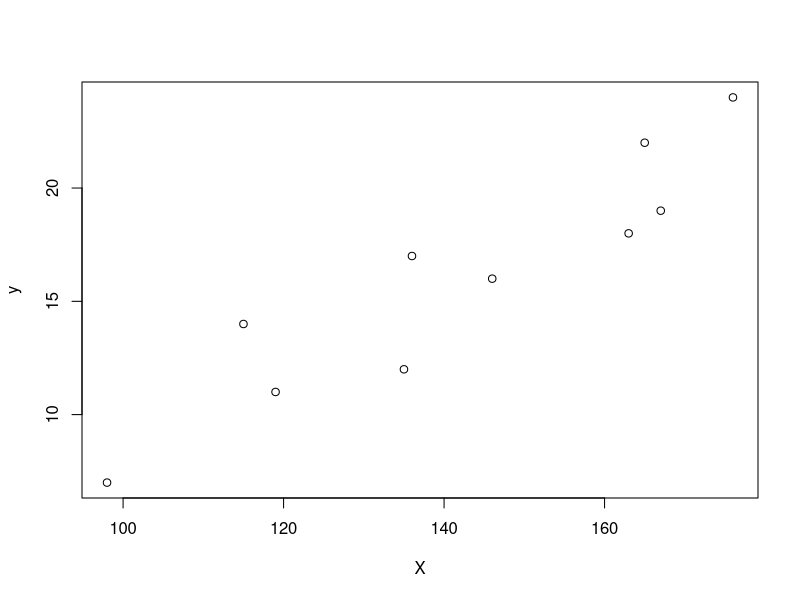
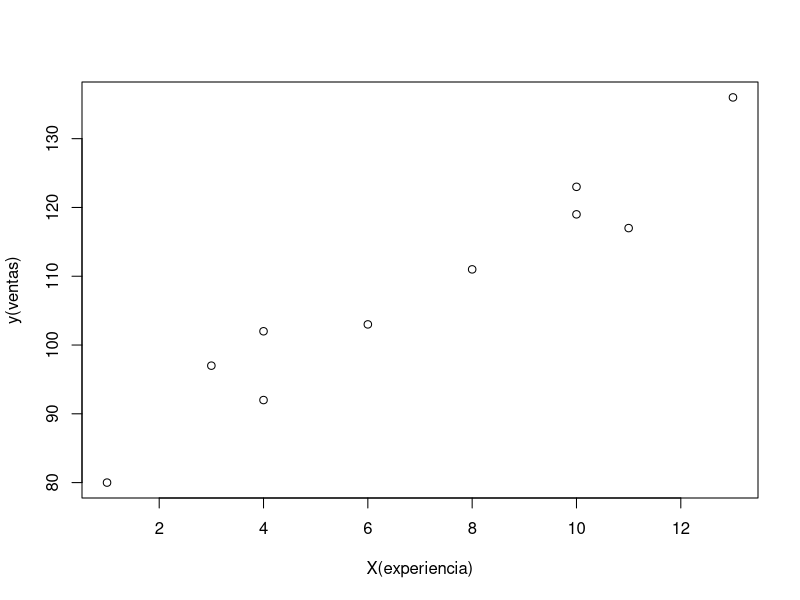
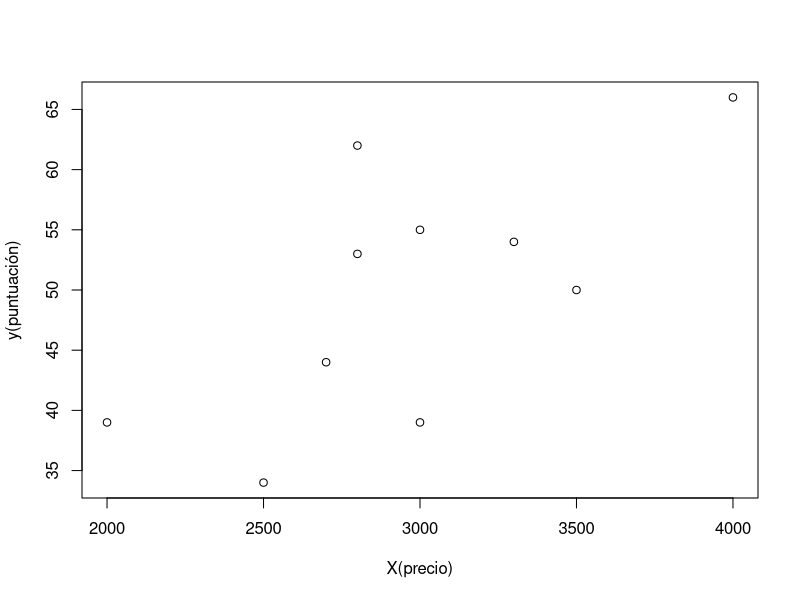

Write the R code that produced these figures, in order.
### pag 554 ejer 6
# a)Trace un diagrama de dispersión con estos datos tomando como variable independiente los
#  salarios.
# b) ¿Qué indica el diagrama de dispersión del inciso a) acerca de la relación entre salario y gra-
#    tificación?
# c). Use el método de mínimos cuadrados para obtener la ecuación de regresión estimada.
# d). Dé una interpretación de la ecuación de regresión estimada.
# e). ¿Cuál será la gratificación de un vicepresidente que tenga un salario anual de $120 000?


# datos ;

data <- data.frame(salario = c(135,115,146,167,165,176,98,136,163,119),
                    gratifi = c(12,14,16,19,22,24,7,17,18,11))
# a)
plot( data$salario, data$gratifi, xlab = "X", ylab = "y")

# b) Gratificacion o bonos anuales vs salario de vicepresidentes.
#    se observa una aparente relación directa entre salarios y los bonos 
#    anuales.



# c) modelo Y = A + B X
mod <- lm(gratifi ~ salario, data=data)
mod
# d)  La relación entre el salario recibido por los vicepresidentes y los 
#     bonos anuales es directa, a medida que aumenta el salario aumenta los bonos 
#     anuales.
#     
#     Se osbserva que por cada unidad del salario correspondido al vicepresidente
#     los bonos anuales se incrementan en 0.18 $us.


# e) 
120*0.1843-10.1641
11.9 
# la respuesta es 11.9 mil $us.


### ---------------- pag 556 ejer 9 ------------
# Un gerente de ventas recolectó los datos siguientes sobre ventas anuales y años de experiencia.
# Años de Ventas anuales


#a. Elabore un diagrama de dispersión con estos datos,
#   en el que la variable independiente sean
#   los años de experiencia.
#b. Dé la ecuación de regresión estimada que puede emplearse 
#   para predecir las ventas anuales cuando se conocen los 
#   años de experiencia.
#c. Use la ecuación de regresión estimada para pronosticar 
#   las ventas anuales de un vendedor  de 9 años de experiencia.


# a)
data <-  data.frame(experi = c(1,3,4,4,6,8,10,10,11,13),
                    ventas = c(80,97,92,102,103,111,119,123,117,136))

plot( data$experi, data$ventas, xlab = "X(experiencia)", ylab = "y(ventas)")

# b) 
(mod<-lm(ventas ~ experi, data=data))
# y = 80 + 4 x
y = 80 + 4*9
y
# aprox 116 miles de $us



## --------------------  pag 565  ejer 20--------
#Consumer Reports publica pruebas y evaluaciones sobre televisores de alta definición. 
#Para cada modelo se elaboró una evaluación general basada principalmente en la 
# calidad de la imagen. Una evaluación más alta indica un mejor funcionamiento. 
# En los datos siguientes se dan evaluación general y precio de 
# televisores de plasma de 45 pulgadas (Consumer Reports, marzo 2006).



# a. Use estos datos para obtener una ecuación de regresión 
#    estimada que pueda emplearse para estimar la puntuación
#    en la evaluación general de una televisión de 42 pulgadas dado
#    el precio.
#b. Calcule r 2. 
#    ¿Proporcionó un buen ajuste la ecuación de regresión estimada?
#c. Estime la puntuación en la evaluación general de un televisor
#    cuyo precio es $3200.


# a) 
data <-  data.frame(marca  =c("Dell","Hisense","Hitachi","JVC",
                              "LG","Maxent","Panasonic","Phillips",
                              "Proview","Samsung"),
                    precio =c(2800,2800,2700,3500,3300,2000,
                              4000,3000,2500,3000),
                    puntc  =c(62,53,44,50,54,39,66,55,34,39))

plot( data$precio, data$puntc, xlab = "X(precio)", ylab = "y(puntuación)")

(mod <-  lm(puntc~precio, data=data))

summary(mod)

# b) se tiene un coeficiente de determinacion del 45% lo que significa que 
# el modelo puede explica solo el 45% de la variación de la variable precio.

# c) 

y <- 12.01749+0.01270*3200
y

# La puntuacion estimada es 52.7.


